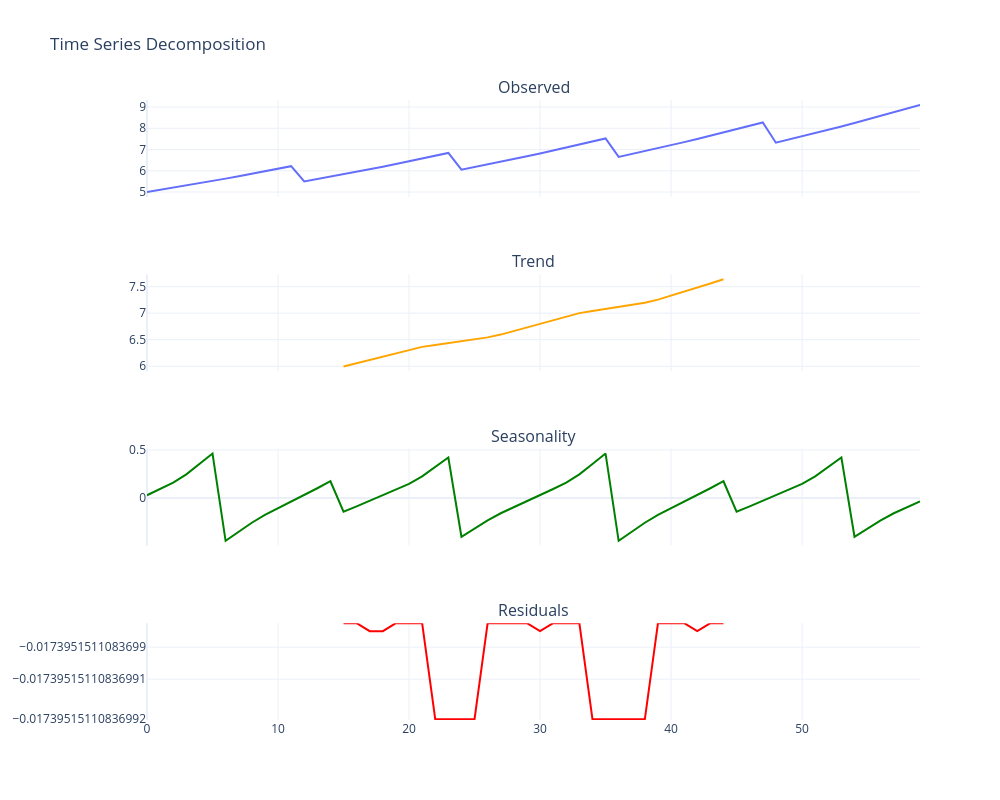

This figure's notebook cell:
### Code cell
plot_decomposition(df_8)

### Figure 1 — Plotly figure (JSON) as saved in the notebook; plotly's stock layout.template omitted (floating-point values rounded to 4 significant figures)
{"data": [{"mode": "lines", "name": "Observed", "type": "scatter", "x": [0, 1, 2, 3, 4, 5, 6, 7, 8, 9, 10, 11, 12, 13, 14, 15, 16, 17, 18, 19, 20, 21, 22, 23, 24, 25, 26, 27, 28, 29, 30, 31, 32, 33, 34, 35, 36, 37, 38, 39, 40, 41, 42, 43, 44, 45, 46, 47, 48, 49, 50, 51, 52, 53, 54, 55, 56, 57, 58, 59], "xaxis": "x", "y": [5, 5.1, 5.202, 5.306, 5.412, 5.52, 5.631, 5.743, 5.858, 5.975, 6.095, 6.217, 5.5, 5.61, 5.722, 5.837, 5.953, 6.072, 6.194, 6.318, 6.444, 6.573, 6.704, 6.839, 6.05, 6.171, 6.294, 6.42, 6.549, 6.68, 6.813, 6.95, 7.089, 7.23, 7.375, 7.522, 6.655, 6.788, 6.924, 7.062, 7.204, 7.348, 7.495, 7.645, 7.797, 7.953, 8.112, 8.275, 7.321, 7.467, 7.616, 7.769, 7.924, 8.082, 8.244, 8.409, 8.577, 8.749, 8.924, 9.102], "yaxis": "y"}, {"line": {"color": "orange"}, "mode": "lines", "name": "Trend", "type": "scatter", "x": [0, 1, 2, 3, 4, 5, 6, 7, 8, 9, 10, 11, 12, 13, 14, 15, 16, 17, 18, 19, 20, 21, 22, 23, 24, 25, 26, 27, 28, 29, 30, 31, 32, 33, 34, 35, 36, 37, 38, 39, 40, 41, 42, 43, 44, 45, 46, 47, 48, 49, 50, 51, 52, 53, 54, 55, 56, 57, 58, 59], "xaxis": "x2", "y": [null, null, null, null, null, null, null, null, null, null, null, null, null, null, null, 5.997, 6.058, 6.12, 6.183, 6.248, 6.314, 6.365, 6.399, 6.434, 6.47, 6.507, 6.544, 6.596, 6.663, 6.732, 6.802, 6.873, 6.946, 7.001, 7.039, 7.078, 7.117, 7.158, 7.199, 7.256, 7.33, 7.405, 7.482, 7.56, 7.64, null, null, null, null, null, null, null, null, null, null, null, null, null, null, null], "yaxis": "y2"}, {"line": {"color": "green"}, "mode": "lines", "name": "Seasonality", "type": "scatter", "x": [0, 1, 2, 3, 4, 5, 6, 7, 8, 9, 10, 11, 12, 13, 14, 15, 16, 17, 18, 19, 20, 21, 22, 23, 24, 25, 26, 27, 28, 29, 30, 31, 32, 33, 34, 35, 36, 37, 38, 39, 40, 41, 42, 43, 44, 45, 46, 47, 48, 49, 50, 51, 52, 53, 54, 55, 56, 57, 58, 59], "xaxis": "x3", "y": [0.02892, 0.09392, 0.1602, 0.2465, 0.3532, 0.462, -0.4449, -0.352, -0.2573, -0.1761, -0.1088, -0.04003, 0.03007, 0.1016, 0.1745, -0.1426, -0.08687, -0.03007, 0.02787, 0.08696, 0.1472, 0.2257, 0.3227, 0.4216, -0.4028, -0.3184, -0.2323, -0.1585, -0.09729, -0.03481, 0.02892, 0.09392, 0.1602, 0.2465, 0.3532, 0.462, -0.4449, -0.352, -0.2573, -0.1761, -0.1088, -0.04003, 0.03007, 0.1016, 0.1745, -0.1426, -0.08687, -0.03007, 0.02787, 0.08696, 0.1472, 0.2257, 0.3227, 0.4216, -0.4028, -0.3184, -0.2323, -0.1585, -0.09729, -0.03481], "yaxis": "y3"}, {"line": {"color": "red"}, "mode": "lines", "name": "Residuals", "type": "scatter", "x": [0, 1, 2, 3, 4, 5, 6, 7, 8, 9, 10, 11, 12, 13, 14, 15, 16, 17, 18, 19, 20, 21, 22, 23, 24, 25, 26, 27, 28, 29, 30, 31, 32, 33, 34, 35, 36, 37, 38, 39, 40, 41, 42, 43, 44, 45, 46, 47, 48, 49, 50, 51, 52, 53, 54, 55, 56, 57, 58, 59], "xaxis": "x4", "y": [null, null, null, null, null, null, null, null, null, null, null, null, null, null, null, -0.0174, -0.0174, -0.0174, -0.0174, -0.0174, -0.0174, -0.0174, -0.0174, -0.0174, -0.0174, -0.0174, -0.0174, -0.0174, -0.0174, -0.0174, -0.0174, -0.0174, -0.0174, -0.0174, -0.0174, -0.0174, -0.0174, -0.0174, -0.0174, -0.0174, -0.0174, -0.0174, -0.0174, -0.0174, -0.0174, null, null, null, null, null, null, null, null, null, null, null, null, null, null, null], "yaxis": "y4"}], "layout": {"annotations": [{"font": {"size": 16}, "showarrow": false, "text": "Observed", "x": 0.5, "xanchor": "center", "xref": "paper", "y": 1, "yanchor": "bottom", "yref": "paper"}, {"font": {"size": 16}, "showarrow": false, "text": "Trend", "x": 0.5, "xanchor": "center", "xref": "paper", "y": 0.7188, "yanchor": "bottom", "yref": "paper"}, {"font": {"size": 16}, "showarrow": false, "text": "Seasonality", "x": 0.5, "xanchor": "center", "xref": "paper", "y": 0.4375, "yanchor": "bottom", "yref": "paper"}, {"font": {"size": 16}, "showarrow": false, "text": "Residuals", "x": 0.5, "xanchor": "center", "xref": "paper", "y": 0.1562, "yanchor": "bottom", "yref": "paper"}], "height": 800, "showlegend": false, "title": {"text": "Time Series Decomposition"}, "width": 1000, "xaxis": {"anchor": "y", "domain": [0, 1], "matches": "x4", "showticklabels": false}, "xaxis2": {"anchor": "y2", "domain": [0, 1], "matches": "x4", "showticklabels": false}, "xaxis3": {"anchor": "y3", "domain": [0, 1], "matches": "x4", "showticklabels": false}, "xaxis4": {"anchor": "y4", "domain": [0, 1]}, "yaxis": {"anchor": "x", "domain": [0.8438, 1]}, "yaxis2": {"anchor": "x2", "domain": [0.5625, 0.7188]}, "yaxis3": {"anchor": "x3", "domain": [0.2812, 0.4375]}, "yaxis4": {"anchor": "x4", "domain": [0, 0.1562]}}}
